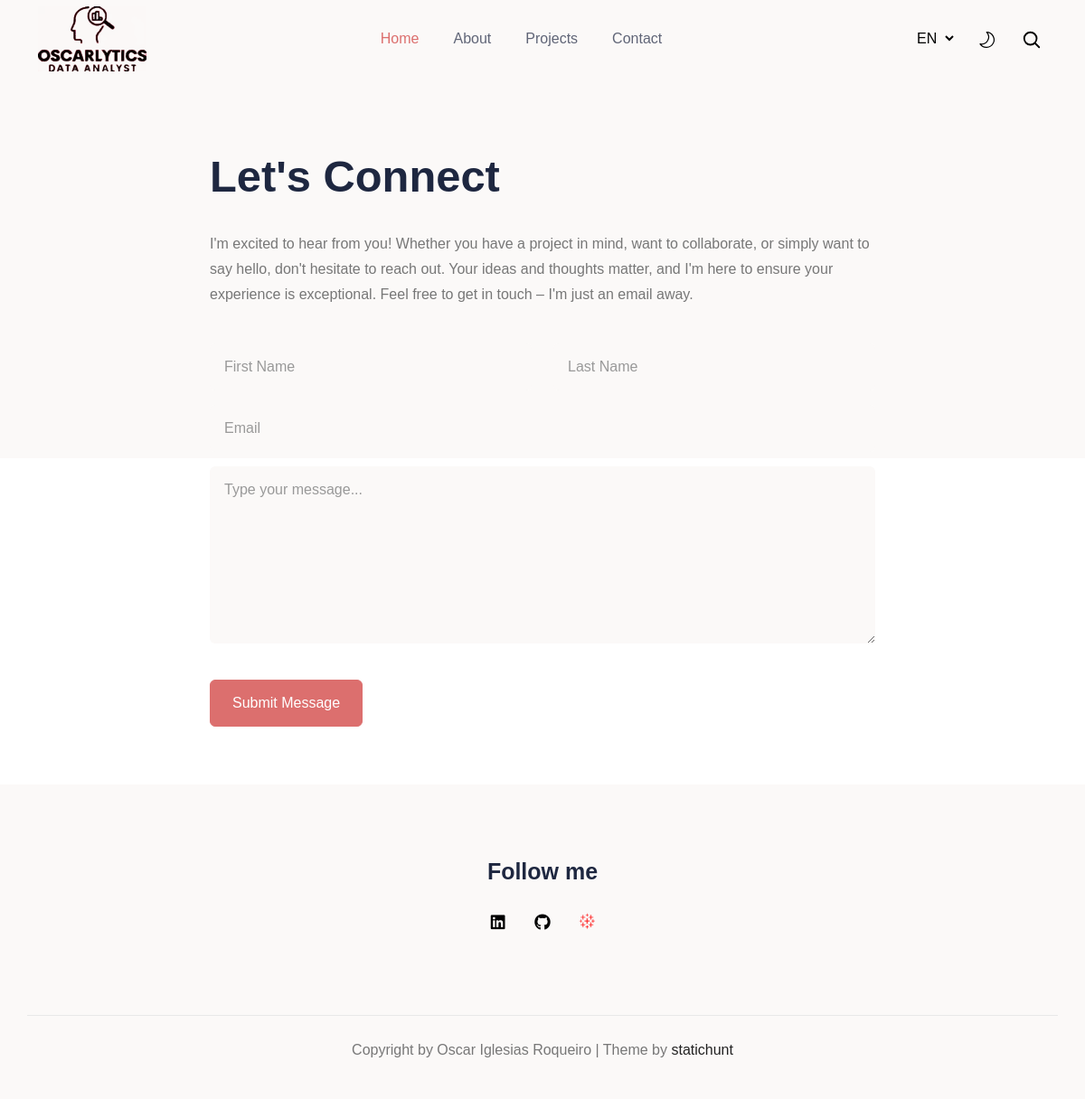
Page /contact/ on the committed database.
### portfolio/models.py (models this page shows, shortened)
class Content(db.Model):
    __tablename__ = 'portfolio_content'
    id = db.Column(db.Integer, primary_key=True)
    template = db.Column(db.String(20), index=True)
    variable = db.Column(db.String(20), index=True)
    languageid = db.Column(db.Integer, db.ForeignKey(
        'languages.id', name='fk_languageid'))
    value = db.Column(db.Text)
    def get_value(tem, lang, var) -> dict:
        if lang is None:
            return dict()
        langid = Languages.query.filter(Languages.language == lang).first().id
        cont = Content.query.filter(Content.template == str(tem or ''),
                                    Content.languageid == langid,
                                    Content.variable == var).first()
        if cont:
            d = dict()
            d['value'] = cont.value
            return d
        else:
            return {}

### portfolio/routes.py (the view, shortened to what this page needs)
@portfolio.route('/contact/', methods=['GET', 'POST'])
@portfolio.route('/<lang>/contact/', methods=['GET', 'POST'])
def contact(lang=None, proj_date=None, proj_n=1, title_slug=None):
    if lang is None:
        lang = 'en'  # Set a default language if lang is not provided
    set_lang(lang)
    set_proj(proj_n)
    set_date(proj_date)
    set_slug(title_slug)
    value = Content.get_value('contact', lang, 'title')
    title = '' if not value else str(value['value'])
    value = Content.get_value('contact', lang, 'subtitle')
    subtitle = '' if not value else str(value['value'])
    value = Content.get_value('contact', lang, 'first_name')
    first_name = '' if not value else str(value['value'])
    value = Content.get_value('contact', lang, 'last_name')
    last_name = '' if not value else str(value['value'])
    value = Content.get_value('contact', lang, 'email')
    email = '' if not value else str(value['value'])
    value = Content.get_value('contact', lang, 'message')
    message = '' if not value else str(value['value'])
    value = Content.get_value('contact', lang, 'submit')
    submit = '' if not value else str(value['value'])
    value = Content.get_value('contact', lang, 'email_subject')
    email_subject = '' if not value else str(value['value'])
    return render_template('contact/index.html', lang=lang, title=title,
                           subtitle=subtitle, first_name=first_name,
                           last_name=last_name, email=email, message=message,
                           submit=submit)

### portfolio/models.py (called while the page is built)
    def __repr__(self):
        return self.language.lower()

    def get_all():
        return Languages.query.all()

### portfolio/routes.py (called while the page is built)
@portfolio.before_request
def set_lang(lang=None):
    request.lang = request.args.get('lang', lang)

@portfolio.before_request
def set_proj(proj_n=1):
    request.proj_n = request.args.get('proj_n', proj_n)

@portfolio.before_request
def set_date(proj_date=None):
    request.proj_date = request.args.get('proj_date', proj_date)

@portfolio.before_request
def set_slug(slug=None):
    request.title_slug = request.args.get('title_slug', slug)

### portfolio/templates/contact/index.html (shortened to what this page needs)
{% extends 'base.html' %}
{% block content %}
        <div class="row">
          <div class="col-12 col-lg-8  mx-auto">
            <div class="pb-5">
              <h1 id="contact-me">{{title}}</h1>
              <p>{{subtitle}}</p>
            </div>
            <form action="" method="post">
              <div class="row g-4">
                <div class="col-md-6 mb-3 mt-0">
                  <input type="text" class="form-control" placeholder="{{first_name}}" aria-label="{{first_name}}" name="First Name" required>
                </div>
                <div class="col-md-6 mb-3 mt-0">
                  <input type="text" class="form-control" placeholder="{{last_name}}" aria-label="last_name" name="Last Name" required>
                </div>
                <div class="col-12 mb-3 mt-0">
                  <input type="email" class="form-control" placeholder="{{email}}" aria-label="{{email}}" name="Email" required>
                </div>
                <div class="col-12 mb-3 mt-0">
                  <textarea  rows="7" class="form-control mb-4" placeholder="{{message}}" id="floatingTextarea" name="Type your message..." required></textarea>
                </div>
                <div class="col-12 mb-3 mt-0">
                  <button type="submit" class="btn btn-primary btn-md">{{submit}}</button>
                </div>
              </div>
            </form>
          </div>
        </div>
{% endblock %}

### portfolio/templates/base.html (shortened to what this page needs)
<!DOCTYPE html>
<html lang="en-us" itemscope itemtype="http://schema.org/WebPage">
<head>
  <link rel="stylesheet" type="text/css" href="{{ url_for('static', filename='css/style.css') }}">
  <link rel="stylesheet" type="text/css" href="{{ url_for('static', filename='css/fonts.css') }}">
</head>
<body >
  <header class="sticky-top bg-body navigation">
    <div class="container">
      <nav class="navbar navbar-expand-lg navbar-light flex-lg-nowrap py-0">
        <a class="navbar-brand" href="{{ url_for('index', _external=True, lang=lang) }}">
          <img loading="preload" decoding="async" class="img-fluid mb-0 only-light" width="120" height="85" src="{{ url_for('static', filename='img/Logo_black_240x.webp') }}" alt="Oscarlytics" onerror="this.onerror=null;this.src='{{ url_for("static", filename="img/Logo_black_120x.png") }}'">
        </a>
        <div class="collapse navbar-collapse text-center" id="navigation">
          <ul class="navbar-nav mx-auto">
            <li class="nav-item active">
              <a class="nav-link"
                href="{{ url_for('index', _external=True, lang=lang, proj_date=proj_date) }}">{{ menu_home }}</a>
            </li>
              <li class="nav-item ">
              <a class="nav-link"
                href="{{ url_for('about', _external=True, lang=lang, proj_date=proj_date) }}">{{ menu_about }}</a>
            </li>
            <li class="nav-item ">
              <a class="nav-link"
                href="{{ url_for('projects', _external=True, lang=lang) }}">{{ menu_projects }}</a>
            </li>
            <li class="nav-item ">
              <a class="nav-link"
                href="{{ url_for('contact', _external=True, lang=lang, proj_date=proj_date) }}">{{ menu_contact }}</a>
            </li>
          </ul>
          <select class="m-2 me-0 border-0 bg-transparent select-language d-none d-lg-inline-block" id="select-language" onchange="location = this.value;">
            {% for language in languages %}
              {% if request.endpoint == 'catch_all' %}
                  <option id="{{ language }}" value="{{ url_for(request.endpoint, _external=True, lang=language, proj_date=proj_date, proj_n=proj_n, title_slug=title_slug, path=request.path) }}" {% if lang == language %}selected{% endif %}>{{ language.upper() }}</option>
              {% else %}
                  <option id="{{ language }}" value="{{ url_for(request.endpoint, _external=True, lang=language, proj_date=proj_date, proj_n=proj_n, title_slug=title_slug) }}" {% if lang == language %}selected{% endif %}>{{ language.upper() }}</option>
              {% endif %}
            {% endfor %}
          </select>
          <div class="theme-switcher px-3 px-lg-4 d-none d-lg-inline-block">
          </div>
          <div class="search d-none d-lg-inline-block">
            <button aria-label="search" class="searchOpen search-btn">
              <svg xmlns="http://www.w3.org/2000/svg" fill="none" viewBox="0 0 24 24" height="22" width="22" stroke-width="2" stroke="currentColor">
                <path stroke-linecap="round" stroke-linejoin="round" d="M21 21l-5.197-5.197m0 0A7.5 7.5 0 105.196 5.196a7.5 7.5 0 0010.607 10.607z" />
              </svg>
            </button>
          </div>
        </div>
      </nav>
  </div>
  </header>
	<main>
    <section class="banner bg-white section pb-5">
      <div class="container">
        {% block content %}{% endblock%}
      </div>
    </section>
	</main>
	<footer class="text-center footer">
    <div class="container">
      <div class="row section">
        <div class="col-12">
          <h4 class="fw-semibold">{% block foot %}{{foot}}{% endblock%}</h4>
            <ul class="list-inline social-links">
              <li class="list-inline-item"><a href="https://www.linkedin.com/in/oscar-iglesias-roqueiro/" title=""><i class="fab fa-linkedin"></i></a>
              </li>
              <li class="list-inline-item"><a href="https://github.com/oiroqueiro" title=""><i class="fab fa-github"></i></a>
              </li>
              <li class="list-inline-item"><a href="https://public.tableau.com/app/profile/.scar.iglesias.roqueiro" title=""><i class="icon-logo-tableau-red"></i></a>
              </li>
            </ul>
        </div>
      </div>
      <div class="row">
        <div class="col-12 border-top py-4">
          <p>Copyright by Oscar Iglesias Roqueiro  | Theme by <a target="_blank" rel="noopener noreferrer" href="https://statichunt.com/">statichunt</a></p>
        </div>
      </div>
    </div>
  </footer>
  </body>
</html>

### rows in the picture
Content: value "Home"
Content: value "About"
Content: value "Projects"
Content: value "Contact"
Content: value "Let's Connect"
Content: value "I'm excited to hear from you! Whether you have a project in mind, want to collaborate, or simply want to say hello, don't hesitate to reach out. Your ideas and thoughts matter, and I'm here to ensure your experience is exceptional. Feel free to get in touch – I'm just an email away."
Content: value "First Name"
Content: value "Last Name"
Content: Email "Email"
Content: value "Type your message..."
Content: value "Submit Message"
Content: value "Follow me"

### other values in the picture
form field value "EN"
